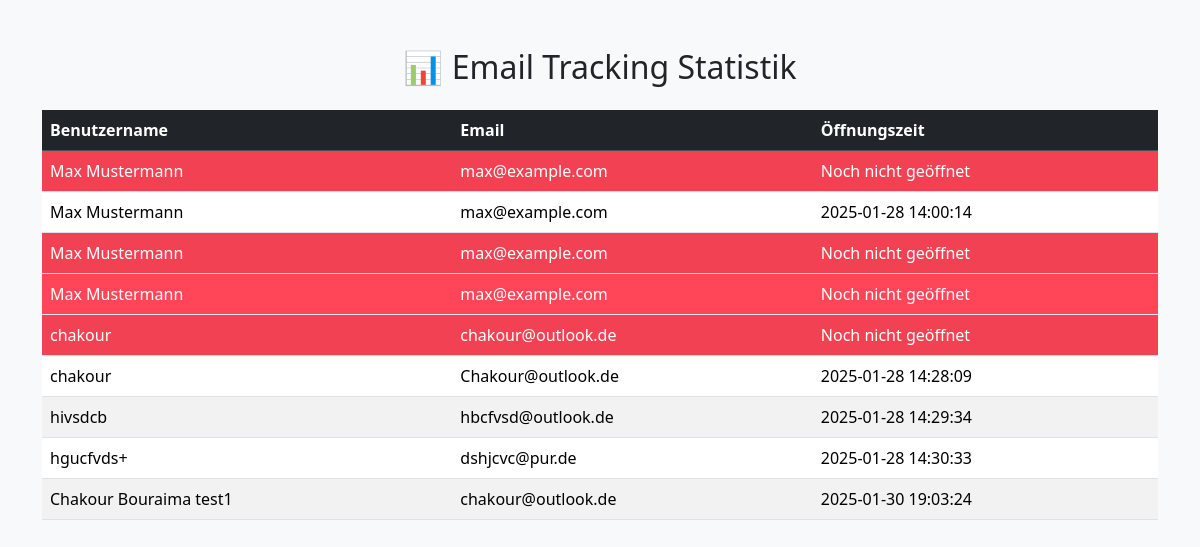
Before: / with the older database file.
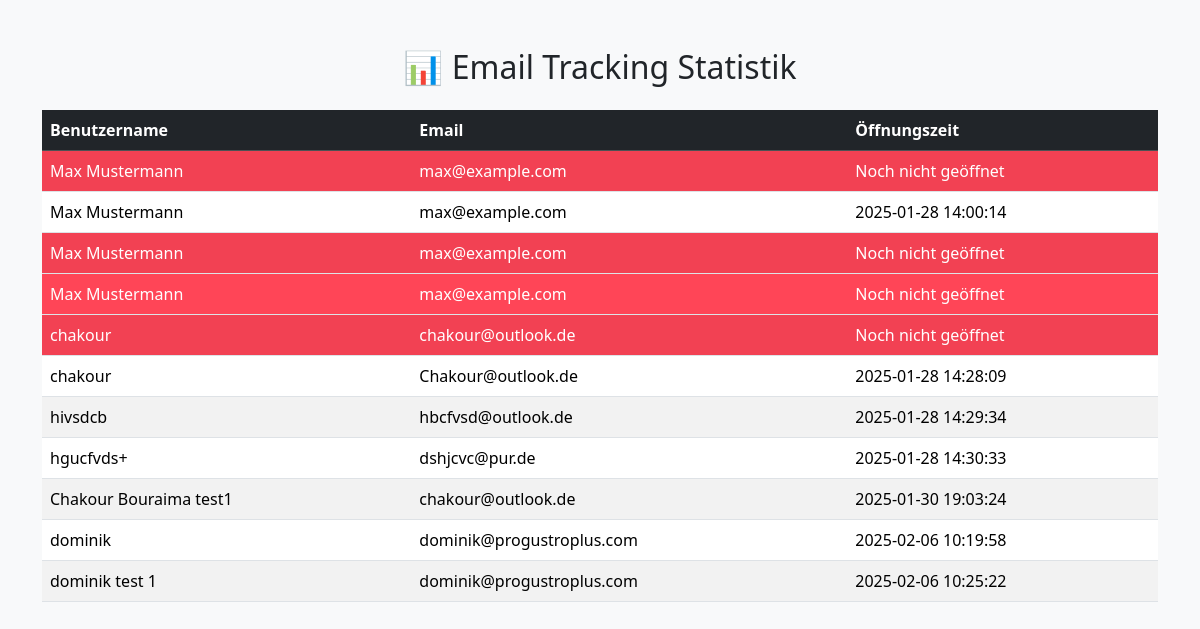
After: the same page with the newer database file.
### tables this page shows
CREATE TABLE email_tracking (
    id INTEGER PRIMARY KEY AUTOINCREMENT,
    uuid TEXT UNIQUE NOT NULL,
    user_name TEXT NOT NULL,
    email TEXT NOT NULL,
    opened_at DATETIME
);

### routes.py (the view)
def home():
    conn = sqlite3.connect('tracking.db')
    cursor = conn.cursor()
    cursor.execute("SELECT user_name, email, opened_at FROM email_tracking")
    daten = cursor.fetchall()
    conn.close()
    return render_template("index.html", daten=daten)

### templates/index.html (shortened to what this page needs)
<!DOCTYPE html>
<html lang="de">
<head>
    <link rel="stylesheet" href="{{ url_for('static', filename='bootstrap/css/bootstrap.min.css') }}">
    <link rel="stylesheet" href="{{ url_for('static', filename='style.css') }}">
</head>
<body class="bg-light">
    <div class="container mt-5">
        <h2 class="text-center mb-4">📊 Email Tracking Statistik</h2>
        <div class="table-responsive">
            <table class="table table-striped">
                <thead class="table-dark">
                    <tr>
                        <th>Benutzername</th>
                        <th>Email</th>
                        <th>Öffnungszeit</th>
                    </tr>
                </thead>
                <tbody>
                    {% for eintrag in daten %}
                    <tr  >
                        <td class="{% if not eintrag[2] %}table-danger-row{% endif %}">{{ eintrag[0] }}</td>
                        <td class="{% if not eintrag[2] %}table-danger-row{% endif %}">{{ eintrag[1] }}</td>
                        <td class="{% if not eintrag[2] %}table-danger-row{% endif %}">{{ eintrag[2] if eintrag[2] else "Noch nicht geöffnet" }}</td>
                    </tr>
                    {% endfor %}
                </tbody>
            </table>
        </div>
    </div>
</body>
</html>

### static/style.css (style rules this page uses)
.table-danger-row { background-color: #ff4557 !important; color: white !important; }

Changed rows visible on the page:
added email_tracking: user_name "dominik", email "dominik@progustroplus.com", opened_at "2025-02-06 10:19:58"
added email_tracking: user_name "dominik test 1", email "dominik@progustroplus.com", opened_at "2025-02-06 10:25:22"
